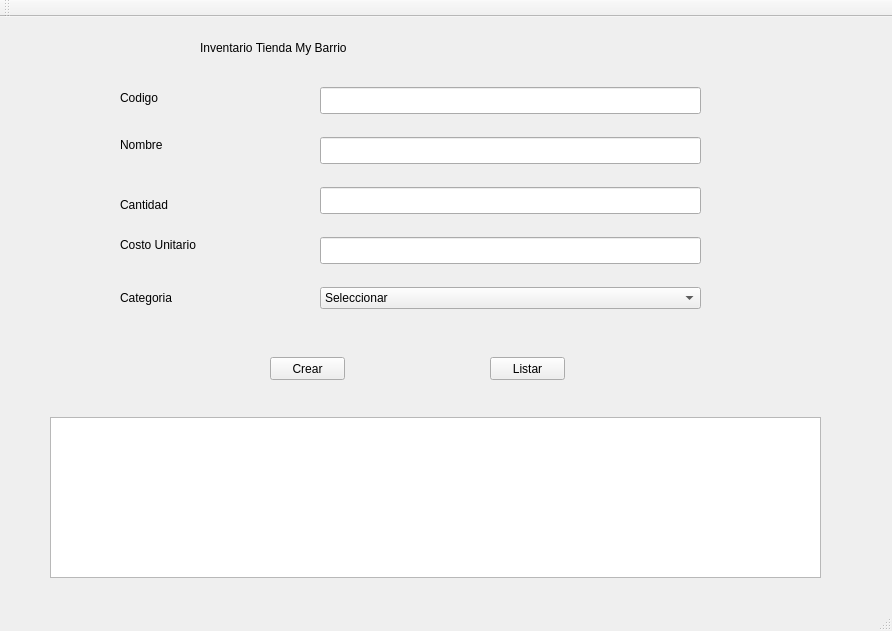
<?xml version="1.0" encoding="UTF-8"?>
<ui version="4.0">
 <class>Ventana</class>
 <widget class="QMainWindow" name="Ventana">
  <property name="geometry">
   <rect>
    <x>0</x>
    <y>0</y>
    <width>892</width>
    <height>631</height>
   </rect>
  </property>
  <property name="windowTitle">
   <string>Ventana</string>
  </property>
  <widget class="QWidget" name="centralWidget">
   <widget class="QComboBox" name="objCategoria">
    <property name="geometry">
     <rect>
      <x>320</x>
      <y>270</y>
      <width>381</width>
      <height>22</height>
     </rect>
    </property>
    <item>
     <property name="text">
      <string>Seleccionar</string>
     </property>
    </item>
    <item>
     <property name="text">
      <string>Basico</string>
     </property>
    </item>
    <item>
     <property name="text">
      <string>Aseo</string>
     </property>
    </item>
    <item>
     <property name="text">
      <string>General</string>
     </property>
    </item>
   </widget>
   <widget class="QLabel" name="label">
    <property name="geometry">
     <rect>
      <x>200</x>
      <y>10</y>
      <width>291</width>
      <height>41</height>
     </rect>
    </property>
    <property name="text">
     <string>Inventario Tienda My Barrio</string>
    </property>
   </widget>
   <widget class="QLabel" name="label_2">
    <property name="geometry">
     <rect>
      <x>120</x>
      <y>70</y>
      <width>51</width>
      <height>21</height>
     </rect>
    </property>
    <property name="text">
     <string>Codigo</string>
    </property>
   </widget>
   <widget class="QLabel" name="label_3">
    <property name="geometry">
     <rect>
      <x>120</x>
      <y>120</y>
      <width>71</width>
      <height>16</height>
     </rect>
    </property>
    <property name="text">
     <string>Nombre</string>
    </property>
   </widget>
   <widget class="QLabel" name="label_4">
    <property name="geometry">
     <rect>
      <x>120</x>
      <y>180</y>
      <width>71</width>
      <height>16</height>
     </rect>
    </property>
    <property name="text">
     <string>Cantidad</string>
    </property>
   </widget>
   <widget class="QLabel" name="label_5">
    <property name="geometry">
     <rect>
      <x>120</x>
      <y>220</y>
      <width>101</width>
      <height>16</height>
     </rect>
    </property>
    <property name="text">
     <string>Costo Unitario</string>
    </property>
   </widget>
   <widget class="QLabel" name="label_6">
    <property name="geometry">
     <rect>
      <x>120</x>
      <y>270</y>
      <width>81</width>
      <height>21</height>
     </rect>
    </property>
    <property name="text">
     <string>Categoria</string>
    </property>
   </widget>
   <widget class="QPushButton" name="objIngresar">
    <property name="geometry">
     <rect>
      <x>270</x>
      <y>340</y>
      <width>75</width>
      <height>23</height>
     </rect>
    </property>
    <property name="text">
     <string>Crear</string>
    </property>
   </widget>
   <widget class="QPushButton" name="objListar">
    <property name="geometry">
     <rect>
      <x>490</x>
      <y>340</y>
      <width>75</width>
      <height>23</height>
     </rect>
    </property>
    <property name="text">
     <string>Listar</string>
    </property>
   </widget>
   <widget class="QTextEdit" name="objSalida">
    <property name="geometry">
     <rect>
      <x>50</x>
      <y>400</y>
      <width>771</width>
      <height>161</height>
     </rect>
    </property>
   </widget>
   <widget class="QLineEdit" name="objCodigo">
    <property name="geometry">
     <rect>
      <x>320</x>
      <y>70</y>
      <width>381</width>
      <height>27</height>
     </rect>
    </property>
   </widget>
   <widget class="QLineEdit" name="objCantidad">
    <property name="geometry">
     <rect>
      <x>320</x>
      <y>170</y>
      <width>381</width>
      <height>27</height>
     </rect>
    </property>
   </widget>
   <widget class="QLineEdit" name="objNombre">
    <property name="geometry">
     <rect>
      <x>320</x>
      <y>120</y>
      <width>381</width>
      <height>27</height>
     </rect>
    </property>
   </widget>
   <widget class="QLineEdit" name="objCosto">
    <property name="geometry">
     <rect>
      <x>320</x>
      <y>220</y>
      <width>381</width>
      <height>27</height>
     </rect>
    </property>
   </widget>
  </widget>
  <widget class="QMenuBar" name="menuBar">
   <property name="geometry">
    <rect>
     <x>0</x>
     <y>0</y>
     <width>892</width>
     <height>25</height>
    </rect>
   </property>
  </widget>
  <widget class="QToolBar" name="mainToolBar">
   <attribute name="toolBarArea">
    <enum>TopToolBarArea</enum>
   </attribute>
   <attribute name="toolBarBreak">
    <bool>false</bool>
   </attribute>
  </widget>
  <widget class="QStatusBar" name="statusBar"/>
 </widget>
 <layoutdefault spacing="6" margin="11"/>
 <resources/>
 <connections/>
</ui>
